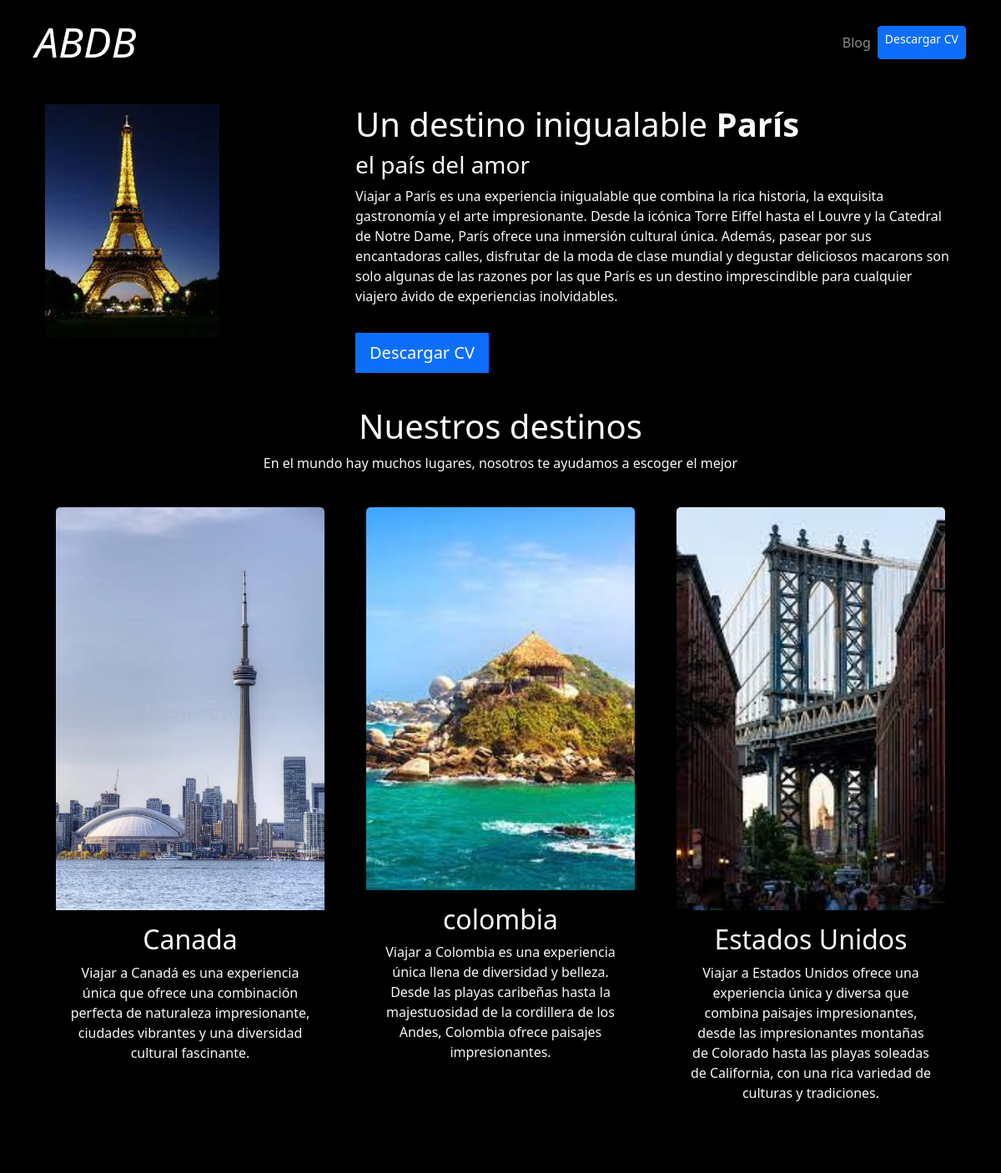
The page / on the database its author committed.
### portafolio/models.py (models this page shows)
class Projecto(models.Model):
    title=CharField(max_length=100)
    description = CharField (max_length=250)
    image = ImageField (upload_to='portafolio/img')
    url =URLField(blank=True)

### portafolio/views.py (the view)
# urls.py: 2. Add a URL to urlpatterns:  path('', views.home, name='home')
def home(request):
    projects = Projecto.objects.all()
    return render(request,'home.html', {'projects':projects})

### portafolio/templates/home.html (shortened to what this page needs)
{% extends 'layout.html' %}
{% block content %}
{% load static %}
<header class="row bg-black">
    <div class="col-md-4">
<img src="{% static 'perfil.jpeg' %}" alt="" width="60%">
</div>
<div class="col-md-8 my-auto">
    <h1>Un destino inigualable <strong> París</strong></h1>
    <h3> el país del amor</h3>
    <p>Viajar a París es una experiencia inigualable que combina la rica historia, la exquisita gastronomía y el arte impresionante. Desde la icónica Torre Eiffel hasta el Louvre y la Catedral de Notre Dame, París ofrece una inmersión cultural única. Además, pasear por sus encantadoras calles, disfrutar de la moda de clase mundial y degustar deliciosos macarons son solo algunas de las razones por las que París es un destino imprescindible para cualquier viajero ávido de experiencias inolvidables.</p>
    <a href="{% static 'cv.pdf' %}" class="btn btn-primary btn-lg rounded-0 my-3">Descargar CV</a>
</div>
</header>
<div class="row my-4 text-center">
    <h1>Nuestros destinos</h1>
    <p>En el mundo hay muchos lugares, nosotros te ayudamos a escoger el mejor</p>
    {% for project in projects %}
    <div class="col-md-4 p-4">
        <div class="card bg-black card-project card-borderx text-light">
            <img src="{{project.image.url}}" alt="{{project.title}}" class="card-img-top">
            <div class="card-body">
                <h2>{{project.title}}</h2>
                <p>{{project.description}}</p>
                <br>
            </div>
        </div>
    </div>
{% endfor %}
{% endblock %}

### portafolio/static/main.css (style rules this page uses)
body { background: black; }
.bg-black { background-color: black; }

### rows shown on the page
Projecto: image (picture), title "Canada", description "Viajar a Canadá es una experiencia única que ofrece una combinación perfecta de naturaleza impresionante, ciudades vibrantes y una diversidad cultural fascinante."
Projecto: image (picture), title "colombia", description "Viajar a Colombia es una experiencia única llena de diversidad y belleza. Desde las playas caribeñas hasta la majestuosidad de la cordillera de los Andes, Colombia ofrece paisajes impresionantes."
Projecto: image (picture), title "Estados Unidos", description "Viajar a Estados Unidos ofrece una experiencia única y diversa que combina paisajes impresionantes, desde las impresionantes montañas de Colorado hasta las playas soleadas de California, con una rica variedad de culturas y tradiciones."
